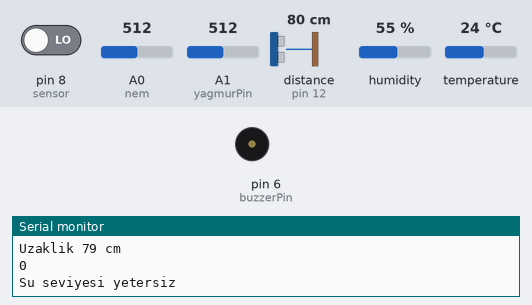
A sketch run on a simulated Arduino Uno, built with avr-gcc and run on an emulated ATmega328P. Shown: buzzer (waves = sounding), the last lines printed to the serial monitor. Wiring (inferred from the names in the program): ultrasonic range finder: trigger pin 13; echo pin 12. Inputs (shaded band) come from the test bench; at power-on: distance to the obstacle (sensor on pin 12) 80 cm, pin 8 (sensor) LOW, A0 (nem) = 512, A1 (yagmurPin) = 512, humidity 55 %, temperature 24 °C. The echo pulse lasts 58.3 µs per cm; WiFi joins after 1.5 s; servers stay silent unless stated; random numbers use the default seed unless the sketch sets one.

Above: at 3.0 s.
3.1 s: distance to the obstacle (sensor on pin 12) set to 23 cm
6.3 s: distance to the obstacle (sensor on pin 12) set to 18 cm
At 6.8 s:
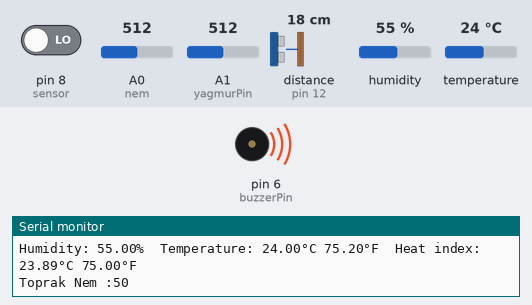
Timing chart, 0 to 24.4 s (numbered marks = the images above; inputs shaded):
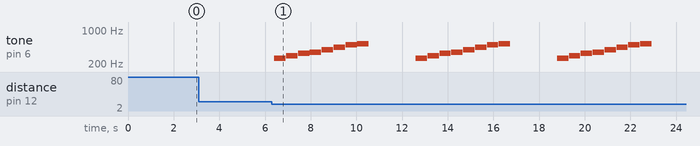

Measured:
- the behaviour switches between 21 and 20 cm on distance to the obstacle (sensor on pin 12) (found by bisection; images 0 and 1)
- after the input at 6.3 s, tone on pin 6 (buzzerPin): silent → 262 Hz after 0.11 s, then repeats every 6.2 s: silent 0.02 s, 294 Hz 0.50 s, silent 0.02 s, 330 Hz 0.50 s, silent 0.02 s, 349 Hz 0.50 s, silent 0.02 s, 392 Hz 0.50 s, silent 0.02 s, 440 Hz 0.50 s, silent 0.02 s, 494 Hz 0.50 s, silent 0.02 s, 523 Hz 0.50 s, silent 2.1 s, 262 Hz 0.50 s

The sketch:

blynk.ino
```cpp
#define BLYNK_PRINT Serial

#include <ESP8266_Lib.h>
#include "ec.h"
#include "genelKod.h"
#include "serve_su_seviye_ya_mur.h"

#include <BlynkSimpleShieldEsp8266.h>

char auth[] = "8jjOqik7ZfCe8NYHPFWJaLK9di0VoemG";

char ssid[] = "mucitpark";

char pass[] = "mucitpark388";


#define EspSerial Serial

#define ESP8266_BAUD 115200

ESP8266 wifi(&EspSerial);

void setup()

{

genel_setup();
sss_setup();
Serial.begin(115200);

pinMode(13,OUTPUT);

EspSerial.begin(ESP8266_BAUD);

delay(10);

Blynk.begin(auth, wifi, ssid, pass);


}

void loop()

{

   genel_loop();
   sss_loop();

Blynk.run();
Blynk.virtualWrite(V0, 0.2);
Blynk.virtualWrite(V1, 80);
Blynk.virtualWrite(V2, random(15,17));
Blynk.virtualWrite(V3, random(35,40));
Blynk.virtualWrite(V4, random(26,28));
Blynk.virtualWrite(V5, random(80,90));

}
```

ec.h
```cpp
#include <EEPROM.h>
#include <GravityTDS.h>

#define TdsSensorPin A1
GravityTDS gravityTds;

float temperature = 25,tdsValue = 0;

void Ec_setup()
{
    Serial.begin(9600);
    gravityTds.setPin(TdsSensorPin);
    gravityTds.setAref(5.0);  //reference voltage on ADC, default 5.0V on Arduino UNO
    gravityTds.setAdcRange(1024);  //1024 for 10bit ADC;4096 for 12bit ADC
    gravityTds.begin();  //initialization
}

void Ec_loop()
{
    //temperature = readTemperature();  //add your temperature sensor and read it
    gravityTds.setTemperature(temperature);  // set the temperature and execute temperature compensation
    gravityTds.update();  //sample and calculate
    tdsValue = gravityTds.getTdsValue();  // then get the value
    Serial.print(tdsValue,0);
    Serial.println("ppm");
    delay(1000);
}
```

genelKod.h
```cpp
#include "DHT.h"
#define DHTPIN 2
#define DHTTYPE DHT11
DHT dht(DHTPIN, DHTTYPE);
int trigPin = 13;
int echoPin = 12;

 void dht1();
 void toprakNem();
 void alarm();

long zaman;
long mesafe;
int buzzerPin = 6;
int notaSayisi = 8;
int C = 262;
int D = 294;
int E = 330;
int F = 349;
int G = 392;
int A = 440;
int B = 494;
int C_ = 523;
int notalar[] = {C, D, E, F, G, A, B, C_};

float h;
float t;
float f;

int nem=0;
int deger;

void genel_setup(){
  pinMode(trigPin, OUTPUT);
  pinMode(echoPin,INPUT);
  noTone(buzzerPin);
  Serial.println(F("DHTxx test!"));
  dht.begin();
  Serial.begin(9600);
}
void genel_loop()
{
  dht1();
  toprakNem();
  alarm();


}
void dht1(){
 float h = dht.readHumidity();
  float t = dht.readTemperature();
  float f = dht.readTemperature(true);


  float hif = dht.computeHeatIndex(f, h);
  float hic = dht.computeHeatIndex(t, h, false);

  Serial.print(F("Humidity: "));
  Serial.print(h);
  Serial.print(F("%  Temperature: "));
  Serial.print(t);
  Serial.print(F("°C "));
  Serial.print(f);
  Serial.print(F("°F  Heat index: "));
  Serial.print(hic);
  Serial.print(F("°C "));
  Serial.print(hif);
  Serial.println(F("°F"));

}
void toprakNem(){
  deger = analogRead(nem);
   deger = map(deger,0,1023,0,100);
   Serial.print("Toprak Nem :");
   Serial.println(deger);
   delay(500);
}

void alarm(){
  digitalWrite(trigPin, LOW);
  delayMicroseconds(5);
  digitalWrite(trigPin, HIGH);
  delayMicroseconds(10);
  digitalWrite(trigPin, LOW);
  zaman = pulseIn(echoPin, HIGH);
  mesafe= (zaman /29.1)/2;
  if(mesafe<=20){
    for (int i = 0; i < notaSayisi; i++)
  {
    tone(buzzerPin, notalar[i]);
    delay(500);
    noTone(buzzerPin);
    delay(20);
  }

  }
  Serial.print("Uzaklik ");
  Serial.print(mesafe);
  Serial.println(" cm");
  delay(500);
}
```

serve_su_seviye_ya_mur.h
```cpp
int suSeviyesi = A0;
int yagmurPin = A1;
int esikDegeri = 250;
int esikDegeri2 = 180;
int sensor = 8;
int veri;
int suLevel  ;

void sss_setup() {
  pinMode(sensor,INPUT);
  Serial.begin(9600);
}
void sss_loop() {
  bool okunan = digitalRead(sensor);
  suLevel = analogRead(suSeviyesi);
  Serial.println(veri);
  if(veri > esikDegeri){
    Serial.println("Su seviyesi yeterli seviyede");
    delay(500);
  }
  else{
    Serial.println("Su seviyesi yetersiz");
    delay(500);
  }


    veri = analogRead(yagmurPin);
    Serial.println(veri);
  if(veri > esikDegeri2){

    Serial.println("Yagmur yagıyor");
    delay(500);
  }
  else{
    Serial.println("Yagmur yagmıyor.");
    delay(500);
  }
  return suLevel ;
}
```
